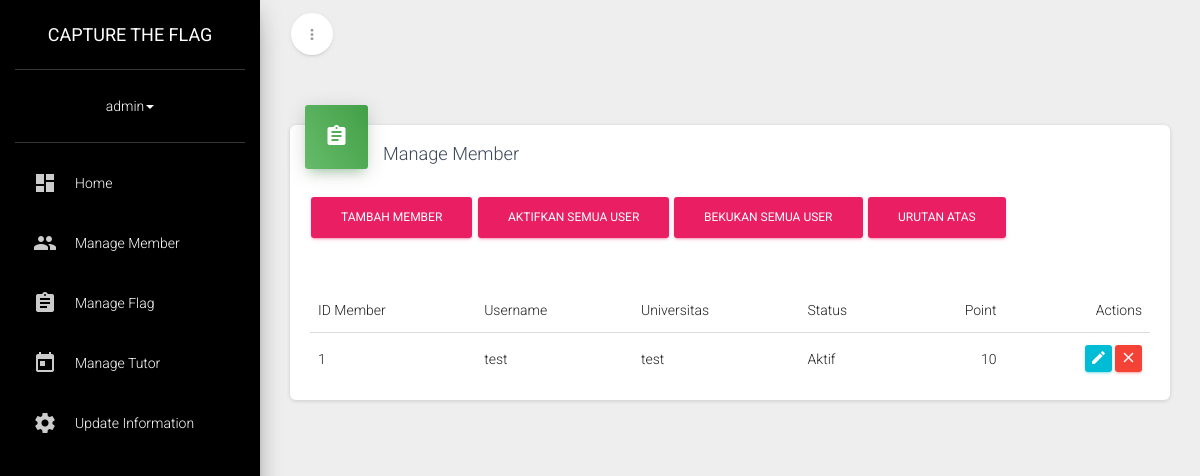
The page /admin/manage-member (signed in) on the database its author committed.
### tables this page shows
CREATE TABLE `peserta` (
  `id` int(11) NOT NULL,
  `username` varchar(50) NOT NULL,
  `email` text NOT NULL,
  `nick` varchar(100) NOT NULL,
  `password` varchar(32) NOT NULL,
  `universitas` varchar(100) NOT NULL,
  `score` int(11) DEFAULT NULL,
  `time` int(11) NOT NULL,
  `status` int(1) NOT NULL
);

### modules/db.class.php (called while the page is built, shortened)
<?php
class Database
{
	public function tampilkan_member_list($asc){
		$action = mysql_query("SELECT * FROM `peserta` ORDER BY `peserta`.`score` $asc ");
		while ($row = mysql_fetch_array($action)) {
			$member[] = array(
				'id' 			=> $row['id'],
				'username'  	=> $row['username'],
				'nick'   		=> $row['nick'],
				'score' 		=> $row['score'],
				'status' 		=> $row['status'],
			);
		}
		return $member;
	}
}

### admin/manage-member.php (the view, shortened to what this page needs)
<?php
require_once('../modules/db.class.php');
$Modules = new Modules;$Modules->isAdmin();
$Database = new Database;
?>
<!DOCTYPE html>
<html>
<head>
<?= $Modules->header("Manage Member");?>
</head>
<body>
	<div class="wrapper">
	<?= $Modules->slideMenu();?>
	<div class="main-panel">
		<nav class="navbar navbar-transparent navbar-absolute">
			<div class="container-fluid">
				<div class="navbar-minimize">
					<button id="minimizeSidebar" class="btn btn-round btn-white btn-fill btn-just-icon">
						<i class="material-icons visible-on-sidebar-regular">more_vert</i>
					</button>
				</div>
			</div>
		</nav>
		<div class="content">
			<div class="container-fluid">
				<div class="row">
					<div class="col-md-12">
											<div class="card">
						<div class="card-header card-header-icon" data-background-color="green">
							<i class="material-icons">assignment</i>
						</div>
						<div class="card-content">
							<h4 class="card-title">Manage Member</h4>
							<div class="row">
								<div class="col-md-12">
								<a href="tambahuser" class="btn btn-rose" role="button">Tambah Member</a>
								<a href="?users=allactive" class="btn btn-rose" role="button">Aktifkan Semua User</a>
								<a href="?users=allnonactive" class="btn btn-rose" role="button">Bekukan Semua User</a>
								<a href="?sort=desc" class="btn btn-rose" role="button">Urutan Atas</a>
									<div class="table-responsive table-sales">
										<table class="table">
											<tbody>
												<tr>
													<td>ID Member</td>
													<td>Username</td>
													<td>Universitas</td>
													<td>Status</td>
													<td class="text-right">Point</td>
													<td class="text-right">Actions</td>
												</tr>
												<?php
													$datarray   = $Database->tampilkan_member_list($_GET['sort']);
													foreach ($datarray as $key => $data) {?>
														<tr>
															<td><?= ($key+1); ?></td>
															<td><?= $data['username']; ?></td>
															<td><?= $data['nick']; ?></td>
															<td><?= ($data['status'] == "1" ? "Aktif":"Dibekukan") ?></td>
															<td class="text-right"><?= $data['score']; ?></td>
															<td class="td-actions text-right">
																<a href="edit/<?= $data['id']; ?>/user" class="btn btn-info" role="button"><i class="material-icons">edit</i></a>
																<a href="delete/<?= $data['id']; ?>/user" class="btn btn-danger" role="button"><i class="material-icons" onclick="return confirm('Yakin Mau Hapus <?= $data['username']; ?>?')">close</i></a>
															</td>
														</tr>
													<?php
													}
												?>
											</tbody>
										</table>
									</div>
								</div>
							</div>
						</div>
					</div>
					</div>
				</div>
			</div>
		</div>
	</div>
	</div>
</body>
</html>

### rows shown on the page
peserta: username "test", nick "test", status "Aktif", score "10"

### other values the page prints
$_SESSION['username'] "admin"
